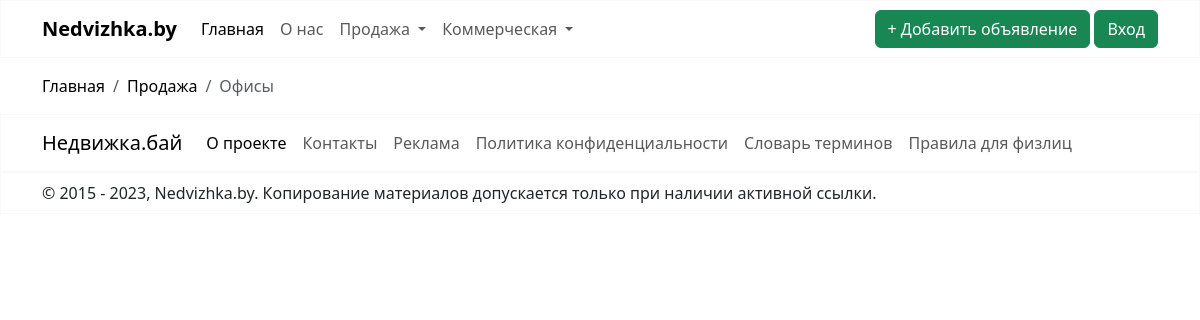
Before: /sale/office/ with the older database file.
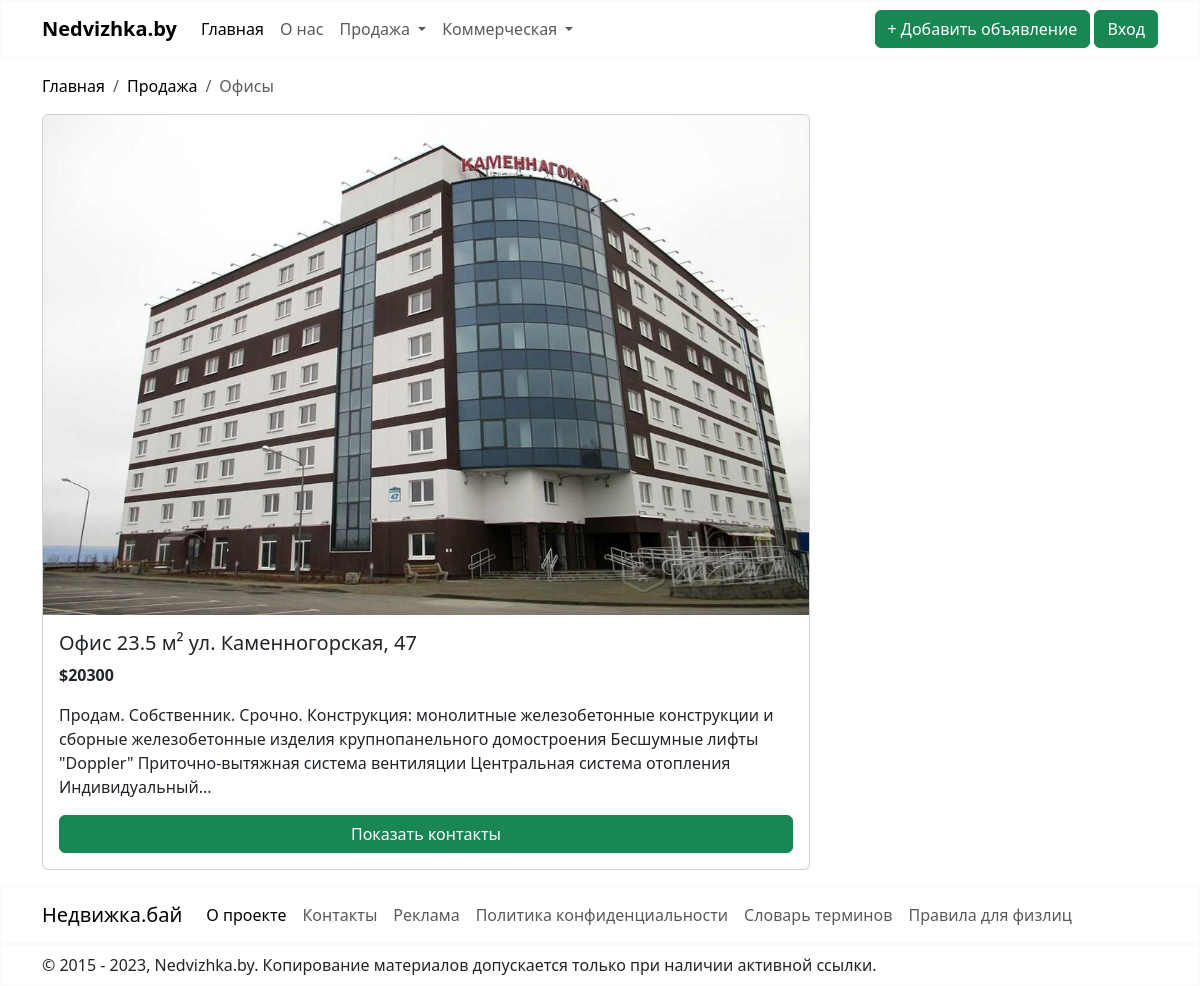
After: the same page with the newer database file.
### sale/models.py (models this page shows)
class Realty(models.Model):
    address = models.CharField(max_length=100)
    district = models.CharField(choices=DISTRICT, max_length=40, blank=True)
    subway = models.CharField(choices=SUBWAY, max_length=50, blank=True)
    description = models.CharField(max_length=4000)
    total_area = models.FloatField(validators=[MinValueValidator(10)])
    facilities = models.CharField(max_length=2000, blank=True)
    condition = models.CharField(choices=CONDITION, max_length=20)
    renovation = models.CharField(choices=RENOVATION, max_length=20)
    price = models.PositiveIntegerField(validators=[MinValueValidator(1)])
    image = models.ImageField(null=True, blank=True, upload_to="images")
    image_2 = models.ImageField(null=True, blank=True, upload_to="images")
    image_3 = models.ImageField(null=True, blank=True, upload_to="images")
    image_4 = models.ImageField(null=True, blank=True, upload_to="images")
    image_5 = models.ImageField(null=True, blank=True, upload_to="images")
    creator = models.ForeignKey(User, on_delete=models.CASCADE, default=1)
    is_moderated = models.BooleanField(default=False)
    class Meta:
        abstract = True

class Office(Realty):
    number_of_separate_premises = models.PositiveIntegerField(blank=True)
    number_of_floors = models.PositiveIntegerField(validators=[MinValueValidator(1)])
    floor_number = models.PositiveIntegerField(validators=[MinValueValidator(1)])  # Валидатор для номера этажа

### sale/views.py (the view)
# urls.py: path('office/', OfficeListView.as_view(template_name="office.html"), name='office'),
class OfficeListView(ListView):
    model = Office
    def get_queryset(self):
        return super().get_queryset().filter(is_moderated=True)

### sale/templates/office.html (shortened to what this page needs)
{% extends "base.html" %}
{% block content %}
    <div class="container-md mt-3 mb-3">
        <nav aria-label="breadcrumb">
            <ol class="breadcrumb">
                <li class="breadcrumb-item"><a style="text-decoration: none; color: black;"
                                               href="{% url "nedvizhka" %}">Главная</a></li>
                <li class="breadcrumb-item"><a style="text-decoration: none; color: black;" href="#">Продажа</a></li>
                <li class="breadcrumb-item active" aria-current="page">Офисы</li>
            </ol>
        </nav>
    </div>
    {% for office in office_list %}
        <div class="container-md mt-3 mb-3">
            <div class="card" style="width: 48rem;">
                {% if office.image %}
                    <img src="{{ office.image.url }}" class="card-img-top" alt="..." style="width: 100%; height: 500px">
                {% endif %}
                <div class="card-body d-flex flex-column">
                    <h5 class="card-title">Офис {{ office.total_area }} м² {{ office.address }}</h5>
                    <p class="card-text"><strong>${{ office.price }}</strong></p>
                    <p class="card-text">{{ office.description|slice:":250" }}...</p>
                    <a href="{{ office.id }}" class="btn btn-success mt-auto">Показать контакты</a>
                </div>
            </div>
        </div>
    {% endfor %}
{% endblock %}

Changed rows visible on the page:
added Office: image (picture), total_area "23.5", address "ул. Каменногорская, 47", price "20300", description "Продам. Собственник. Срочно. Конструкция: монолитные железобетонные конструкции и сборные железобетонные изделия крупнопанельного домостроения Бесшумные лифты \"Doppler\" Приточно-вытяжная система вентиляции Центральная система отопления Индивидуальный"
